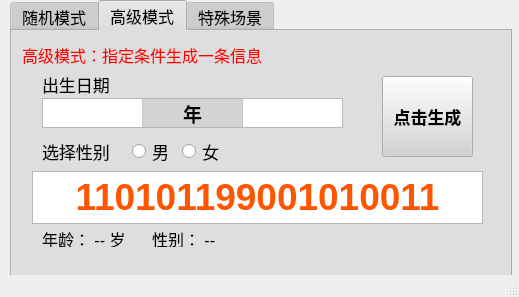
<?xml version="1.0" encoding="UTF-8"?>
<ui version="4.0">
 <class>MainWindow</class>
 <widget class="QMainWindow" name="MainWindow">
  <property name="geometry">
   <rect>
    <x>0</x>
    <y>0</y>
    <width>519</width>
    <height>297</height>
   </rect>
  </property>
  <property name="windowTitle">
   <string>测试辅助工具</string>
  </property>
  <property name="windowIcon">
   <iconset>
    <normaloff>C:/Users/Felix/Desktop/问号/ooopic_1528679673.ico</normaloff>
    <normalon>C:/Users/Felix/Desktop/问号/ooopic_1528679673.ico</normalon>C:/Users/Felix/Desktop/问号/ooopic_1528679673.ico</iconset>
  </property>
  <property name="toolTipDuration">
   <number>0</number>
  </property>
  <widget class="QWidget" name="centralwidget">
   <property name="sizePolicy">
    <sizepolicy hsizetype="Preferred" vsizetype="Preferred">
     <horstretch>0</horstretch>
     <verstretch>0</verstretch>
    </sizepolicy>
   </property>
   <widget class="QTabWidget" name="tabWidget">
    <property name="geometry">
     <rect>
      <x>10</x>
      <y>0</y>
      <width>502</width>
      <height>281</height>
     </rect>
    </property>
    <property name="sizePolicy">
     <sizepolicy hsizetype="Expanding" vsizetype="Expanding">
      <horstretch>0</horstretch>
      <verstretch>0</verstretch>
     </sizepolicy>
    </property>
    <property name="palette">
     <palette>
      <active>
       <colorrole role="Button">
        <brush brushstyle="SolidPattern">
         <color alpha="255">
          <red>211</red>
          <green>211</green>
          <blue>211</blue>
         </color>
        </brush>
       </colorrole>
      </active>
      <inactive>
       <colorrole role="Button">
        <brush brushstyle="SolidPattern">
         <color alpha="255">
          <red>211</red>
          <green>211</green>
          <blue>211</blue>
         </color>
        </brush>
       </colorrole>
      </inactive>
      <disabled>
       <colorrole role="Button">
        <brush brushstyle="SolidPattern">
         <color alpha="255">
          <red>211</red>
          <green>211</green>
          <blue>211</blue>
         </color>
        </brush>
       </colorrole>
      </disabled>
     </palette>
    </property>
    <property name="font">
     <font>
      <family>Arial</family>
      <pointsize>12</pointsize>
     </font>
    </property>
    <property name="currentIndex">
     <number>1</number>
    </property>
    <widget class="QWidget" name="tab1">
     <property name="font">
      <font>
       <family>Arial</family>
       <pointsize>11</pointsize>
       <weight>75</weight>
       <bold>true</bold>
      </font>
     </property>
     <attribute name="title">
      <string>随机模式</string>
     </attribute>
     <widget class="QTableWidget" name="tableWidget">
      <property name="geometry">
       <rect>
        <x>0</x>
        <y>50</y>
        <width>501</width>
        <height>192</height>
       </rect>
      </property>
      <property name="sizePolicy">
       <sizepolicy hsizetype="Expanding" vsizetype="Expanding">
        <horstretch>0</horstretch>
        <verstretch>0</verstretch>
       </sizepolicy>
      </property>
      <property name="minimumSize">
       <size>
        <width>481</width>
        <height>192</height>
       </size>
      </property>
      <property name="rowCount">
       <number>6</number>
      </property>
      <property name="columnCount">
       <number>6</number>
      </property>
      <attribute name="horizontalHeaderVisible">
       <bool>false</bool>
      </attribute>
      <attribute name="horizontalHeaderMinimumSectionSize">
       <number>25</number>
      </attribute>
      <attribute name="verticalHeaderVisible">
       <bool>false</bool>
      </attribute>
      <row/>
      <row/>
      <row/>
      <row/>
      <row/>
      <row/>
      <column/>
      <column/>
      <column/>
      <column/>
      <column/>
      <column/>
      <item row="0" column="0">
       <property name="text">
        <string>序号</string>
       </property>
       <property name="font">
        <font>
         <pointsize>10</pointsize>
         <weight>75</weight>
         <bold>true</bold>
        </font>
       </property>
       <property name="textAlignment">
        <set>AlignCenter</set>
       </property>
       <property name="flags">
        <set>ItemIsSelectable|ItemIsUserCheckable|ItemIsEnabled</set>
       </property>
      </item>
      <item row="0" column="1">
       <property name="text">
        <string>姓名</string>
       </property>
       <property name="font">
        <font>
         <pointsize>10</pointsize>
         <weight>75</weight>
         <bold>true</bold>
        </font>
       </property>
       <property name="textAlignment">
        <set>AlignCenter</set>
       </property>
       <property name="flags">
        <set>ItemIsSelectable|ItemIsUserCheckable|ItemIsEnabled</set>
       </property>
      </item>
      <item row="0" column="2">
       <property name="text">
        <string>性别</string>
       </property>
       <property name="font">
        <font>
         <pointsize>10</pointsize>
         <weight>75</weight>
         <bold>true</bold>
        </font>
       </property>
       <property name="textAlignment">
        <set>AlignCenter</set>
       </property>
       <property name="flags">
        <set>ItemIsSelectable|ItemIsUserCheckable|ItemIsEnabled</set>
       </property>
      </item>
      <item row="0" column="3">
       <property name="text">
        <string>出生年月日</string>
       </property>
       <property name="font">
        <font>
         <pointsize>10</pointsize>
         <weight>75</weight>
         <bold>true</bold>
        </font>
       </property>
       <property name="textAlignment">
        <set>AlignCenter</set>
       </property>
       <property name="flags">
        <set>ItemIsSelectable|ItemIsUserCheckable|ItemIsEnabled</set>
       </property>
      </item>
      <item row="0" column="4">
       <property name="text">
        <string>年龄</string>
       </property>
       <property name="font">
        <font>
         <pointsize>10</pointsize>
         <weight>75</weight>
         <bold>true</bold>
        </font>
       </property>
       <property name="textAlignment">
        <set>AlignCenter</set>
       </property>
       <property name="flags">
        <set>ItemIsSelectable|ItemIsUserCheckable|ItemIsEnabled</set>
       </property>
      </item>
      <item row="0" column="5">
       <property name="text">
        <string>证件号码</string>
       </property>
       <property name="font">
        <font>
         <pointsize>10</pointsize>
         <weight>75</weight>
         <bold>true</bold>
        </font>
       </property>
       <property name="textAlignment">
        <set>AlignCenter</set>
       </property>
       <property name="flags">
        <set>ItemIsSelectable|ItemIsUserCheckable|ItemIsEnabled</set>
       </property>
      </item>
      <item row="1" column="0">
       <property name="text">
        <string>1</string>
       </property>
       <property name="textAlignment">
        <set>AlignCenter</set>
       </property>
       <property name="flags">
        <set>ItemIsSelectable|ItemIsDragEnabled|ItemIsEnabled</set>
       </property>
      </item>
      <item row="1" column="1">
       <property name="text">
        <string/>
       </property>
       <property name="textAlignment">
        <set>AlignCenter</set>
       </property>
      </item>
      <item row="1" column="2">
       <property name="text">
        <string/>
       </property>
       <property name="textAlignment">
        <set>AlignCenter</set>
       </property>
      </item>
      <item row="1" column="3">
       <property name="text">
        <string/>
       </property>
       <property name="textAlignment">
        <set>AlignCenter</set>
       </property>
      </item>
      <item row="1" column="4">
       <property name="text">
        <string/>
       </property>
       <property name="textAlignment">
        <set>AlignCenter</set>
       </property>
      </item>
      <item row="1" column="5">
       <property name="text">
        <string/>
       </property>
       <property name="textAlignment">
        <set>AlignCenter</set>
       </property>
      </item>
      <item row="2" column="0">
       <property name="text">
        <string>2</string>
       </property>
       <property name="textAlignment">
        <set>AlignCenter</set>
       </property>
       <property name="flags">
        <set>ItemIsSelectable|ItemIsDragEnabled|ItemIsEnabled</set>
       </property>
      </item>
      <item row="2" column="1">
       <property name="text">
        <string/>
       </property>
       <property name="textAlignment">
        <set>AlignCenter</set>
       </property>
      </item>
      <item row="2" column="2">
       <property name="text">
        <string/>
       </property>
       <property name="textAlignment">
        <set>AlignCenter</set>
       </property>
      </item>
      <item row="2" column="3">
       <property name="text">
        <string/>
       </property>
       <property name="textAlignment">
        <set>AlignCenter</set>
       </property>
      </item>
      <item row="2" column="4">
       <property name="text">
        <string/>
       </property>
       <property name="textAlignment">
        <set>AlignCenter</set>
       </property>
      </item>
      <item row="2" column="5">
       <property name="text">
        <string/>
       </property>
       <property name="textAlignment">
        <set>AlignCenter</set>
       </property>
      </item>
      <item row="3" column="0">
       <property name="text">
        <string>3</string>
       </property>
       <property name="textAlignment">
        <set>AlignCenter</set>
       </property>
       <property name="flags">
        <set>ItemIsSelectable|ItemIsDragEnabled|ItemIsEnabled</set>
       </property>
      </item>
      <item row="3" column="1">
       <property name="text">
        <string/>
       </property>
       <property name="textAlignment">
        <set>AlignCenter</set>
       </property>
      </item>
      <item row="3" column="2">
       <property name="text">
        <string/>
       </property>
       <property name="textAlignment">
        <set>AlignCenter</set>
       </property>
      </item>
      <item row="3" column="3">
       <property name="text">
        <string/>
       </property>
       <property name="textAlignment">
        <set>AlignCenter</set>
       </property>
      </item>
      <item row="3" column="4">
       <property name="text">
        <string/>
       </property>
       <property name="textAlignment">
        <set>AlignCenter</set>
       </property>
      </item>
      <item row="3" column="5">
       <property name="text">
        <string/>
       </property>
       <property name="textAlignment">
        <set>AlignCenter</set>
       </property>
      </item>
      <item row="4" column="0">
       <property name="text">
        <string>4</string>
       </property>
       <property name="textAlignment">
        <set>AlignCenter</set>
       </property>
       <property name="flags">
        <set>ItemIsSelectable|ItemIsDragEnabled|ItemIsEnabled</set>
       </property>
      </item>
      <item row="4" column="1">
       <property name="text">
        <string/>
       </property>
       <property name="textAlignment">
        <set>AlignCenter</set>
       </property>
      </item>
      <item row="4" column="2">
       <property name="text">
        <string/>
       </property>
       <property name="textAlignment">
        <set>AlignCenter</set>
       </property>
      </item>
      <item row="4" column="3">
       <property name="text">
        <string/>
       </property>
       <property name="textAlignment">
        <set>AlignCenter</set>
       </property>
      </item>
      <item row="4" column="4">
       <property name="text">
        <string/>
       </property>
       <property name="textAlignment">
        <set>AlignCenter</set>
       </property>
      </item>
      <item row="4" column="5">
       <property name="text">
        <string/>
       </property>
       <property name="textAlignment">
        <set>AlignCenter</set>
       </property>
      </item>
      <item row="5" column="0">
       <property name="text">
        <string>5</string>
       </property>
       <property name="textAlignment">
        <set>AlignCenter</set>
       </property>
       <property name="flags">
        <set>ItemIsSelectable|ItemIsDragEnabled|ItemIsEnabled</set>
       </property>
      </item>
      <item row="5" column="1">
       <property name="text">
        <string/>
       </property>
       <property name="textAlignment">
        <set>AlignCenter</set>
       </property>
      </item>
      <item row="5" column="2">
       <property name="text">
        <string/>
       </property>
       <property name="textAlignment">
        <set>AlignCenter</set>
       </property>
      </item>
      <item row="5" column="3">
       <property name="text">
        <string/>
       </property>
       <property name="textAlignment">
        <set>AlignCenter</set>
       </property>
      </item>
      <item row="5" column="4">
       <property name="text">
        <string/>
       </property>
       <property name="textAlignment">
        <set>AlignCenter</set>
       </property>
      </item>
      <item row="5" column="5">
       <property name="text">
        <string/>
       </property>
       <property name="textAlignment">
        <set>AlignCenter</set>
       </property>
      </item>
     </widget>
     <widget class="QPushButton" name="pushButton">
      <property name="geometry">
       <rect>
        <x>300</x>
        <y>10</y>
        <width>181</width>
        <height>31</height>
       </rect>
      </property>
      <property name="text">
       <string>点击生成</string>
      </property>
     </widget>
     <widget class="QLabel" name="label_3">
      <property name="geometry">
       <rect>
        <x>10</x>
        <y>8</y>
        <width>261</width>
        <height>31</height>
       </rect>
      </property>
      <property name="font">
       <font>
        <family>Microsoft YaHei UI</family>
        <pointsize>12</pointsize>
        <weight>50</weight>
        <bold>false</bold>
       </font>
      </property>
      <property name="styleSheet">
       <string notr="true">color: rgb(255, 0, 0);</string>
      </property>
      <property name="text">
       <string>随机模式：随机生成5条信息</string>
      </property>
     </widget>
    </widget>
    <widget class="QWidget" name="tab_2">
     <attribute name="title">
      <string>高级模式</string>
     </attribute>
     <widget class="QLabel" name="label">
      <property name="geometry">
       <rect>
        <x>30</x>
        <y>43</y>
        <width>141</width>
        <height>21</height>
       </rect>
      </property>
      <property name="font">
       <font>
        <pointsize>13</pointsize>
       </font>
      </property>
      <property name="text">
       <string>出生日期</string>
      </property>
     </widget>
     <widget class="QTableWidget" name="tableWidget_birthInfo">
      <property name="geometry">
       <rect>
        <x>30</x>
        <y>67</y>
        <width>301</width>
        <height>30</height>
       </rect>
      </property>
      <property name="verticalScrollBarPolicy">
       <enum>Qt::ScrollBarAlwaysOff</enum>
      </property>
      <property name="horizontalScrollBarPolicy">
       <enum>Qt::ScrollBarAlwaysOff</enum>
      </property>
      <property name="showGrid">
       <bool>true</bool>
      </property>
      <property name="gridStyle">
       <enum>Qt::SolidLine</enum>
      </property>
      <property name="sortingEnabled">
       <bool>false</bool>
      </property>
      <property name="rowCount">
       <number>1</number>
      </property>
      <property name="columnCount">
       <number>6</number>
      </property>
      <attribute name="horizontalHeaderVisible">
       <bool>false</bool>
      </attribute>
      <attribute name="verticalHeaderVisible">
       <bool>false</bool>
      </attribute>
      <row/>
      <column/>
      <column/>
      <column/>
      <column/>
      <column/>
      <column/>
      <item row="0" column="0">
       <property name="text">
        <string/>
       </property>
       <property name="font">
        <font>
         <pointsize>12</pointsize>
        </font>
       </property>
       <property name="textAlignment">
        <set>AlignCenter</set>
       </property>
      </item>
      <item row="0" column="1">
       <property name="text">
        <string>年</string>
       </property>
       <property name="font">
        <font>
         <family>Microsoft JhengHei UI</family>
         <pointsize>14</pointsize>
         <weight>75</weight>
         <bold>true</bold>
        </font>
       </property>
       <property name="textAlignment">
        <set>AlignCenter</set>
       </property>
       <property name="background">
        <brush brushstyle="SolidPattern">
         <color alpha="255">
          <red>211</red>
          <green>211</green>
          <blue>211</blue>
         </color>
        </brush>
       </property>
       <property name="foreground">
        <brush brushstyle="NoBrush">
         <color alpha="255">
          <red>0</red>
          <green>0</green>
          <blue>0</blue>
         </color>
        </brush>
       </property>
       <property name="flags">
        <set>ItemIsDragEnabled|ItemIsUserCheckable|ItemIsEnabled</set>
       </property>
      </item>
      <item row="0" column="2">
       <property name="text">
        <string/>
       </property>
       <property name="font">
        <font>
         <pointsize>12</pointsize>
        </font>
       </property>
       <property name="textAlignment">
        <set>AlignCenter</set>
       </property>
      </item>
      <item row="0" column="3">
       <property name="text">
        <string>月</string>
       </property>
       <property name="font">
        <font>
         <family>Microsoft JhengHei UI</family>
         <pointsize>14</pointsize>
         <weight>75</weight>
         <bold>true</bold>
        </font>
       </property>
       <property name="textAlignment">
        <set>AlignCenter</set>
       </property>
       <property name="background">
        <brush brushstyle="SolidPattern">
         <color alpha="255">
          <red>211</red>
          <green>211</green>
          <blue>211</blue>
         </color>
        </brush>
       </property>
       <property name="foreground">
        <brush brushstyle="NoBrush">
         <color alpha="255">
          <red>0</red>
          <green>0</green>
          <blue>0</blue>
         </color>
        </brush>
       </property>
       <property name="flags">
        <set>ItemIsDragEnabled|ItemIsUserCheckable|ItemIsEnabled</set>
       </property>
      </item>
      <item row="0" column="4">
       <property name="text">
        <string/>
       </property>
       <property name="font">
        <font>
         <pointsize>12</pointsize>
        </font>
       </property>
       <property name="textAlignment">
        <set>AlignCenter</set>
       </property>
      </item>
      <item row="0" column="5">
       <property name="text">
        <string>日</string>
       </property>
       <property name="font">
        <font>
         <family>Microsoft JhengHei UI</family>
         <pointsize>14</pointsize>
         <weight>75</weight>
         <bold>true</bold>
        </font>
       </property>
       <property name="textAlignment">
        <set>AlignCenter</set>
       </property>
       <property name="background">
        <brush brushstyle="SolidPattern">
         <color alpha="255">
          <red>211</red>
          <green>211</green>
          <blue>211</blue>
         </color>
        </brush>
       </property>
       <property name="foreground">
        <brush brushstyle="NoBrush">
         <color alpha="255">
          <red>0</red>
          <green>0</green>
          <blue>0</blue>
         </color>
        </brush>
       </property>
       <property name="flags">
        <set>ItemIsDragEnabled|ItemIsUserCheckable|ItemIsEnabled</set>
       </property>
      </item>
     </widget>
     <widget class="QRadioButton" name="radioButton_Boy">
      <property name="geometry">
       <rect>
        <x>120</x>
        <y>105</y>
        <width>51</width>
        <height>31</height>
       </rect>
      </property>
      <property name="font">
       <font>
        <pointsize>13</pointsize>
       </font>
      </property>
      <property name="text">
       <string>男</string>
      </property>
     </widget>
     <widget class="QRadioButton" name="radioButton_Girl">
      <property name="geometry">
       <rect>
        <x>170</x>
        <y>105</y>
        <width>51</width>
        <height>31</height>
       </rect>
      </property>
      <property name="font">
       <font>
        <pointsize>13</pointsize>
       </font>
      </property>
      <property name="text">
       <string>女</string>
      </property>
     </widget>
     <widget class="QLabel" name="label_2">
      <property name="geometry">
       <rect>
        <x>30</x>
        <y>105</y>
        <width>91</width>
        <height>31</height>
       </rect>
      </property>
      <property name="font">
       <font>
        <pointsize>13</pointsize>
       </font>
      </property>
      <property name="text">
       <string>选择性别</string>
      </property>
     </widget>
     <widget class="QPushButton" name="pushButton_GJSC">
      <property name="geometry">
       <rect>
        <x>370</x>
        <y>45</y>
        <width>91</width>
        <height>81</height>
       </rect>
      </property>
      <property name="font">
       <font>
        <pointsize>13</pointsize>
        <weight>75</weight>
        <bold>true</bold>
       </font>
      </property>
      <property name="text">
       <string>点击生成</string>
      </property>
     </widget>
     <widget class="QTextBrowser" name="textBrowser_IDShow">
      <property name="geometry">
       <rect>
        <x>20</x>
        <y>140</y>
        <width>451</width>
        <height>53</height>
       </rect>
      </property>
      <property name="verticalScrollBarPolicy">
       <enum>Qt::ScrollBarAlwaysOff</enum>
      </property>
      <property name="horizontalScrollBarPolicy">
       <enum>Qt::ScrollBarAlwaysOff</enum>
      </property>
      <property name="html">
       <string>&lt;!DOCTYPE HTML PUBLIC &quot;-//W3C//DTD HTML 4.0//EN&quot; &quot;http://www.w3.org/TR/REC-html40/strict.dtd&quot;&gt;
&lt;html&gt;&lt;head&gt;&lt;meta name=&quot;qrichtext&quot; content=&quot;1&quot; /&gt;&lt;style type=&quot;text/css&quot;&gt;
p, li { white-space: pre-wrap; }
&lt;/style&gt;&lt;/head&gt;&lt;body style=&quot; font-family:'Arial'; font-size:12pt; font-weight:400; font-style:normal;&quot;&gt;
&lt;p align=&quot;center&quot; style=&quot; margin-top:0px; margin-bottom:0px; margin-left:0px; margin-right:0px; -qt-block-indent:0; text-indent:0px;&quot;&gt;&lt;span style=&quot; font-size:28pt; font-weight:600; color:#ff5500;&quot;&gt;110101199001010011&lt;/span&gt;&lt;/p&gt;&lt;/body&gt;&lt;/html&gt;</string>
      </property>
     </widget>
     <widget class="QLabel" name="label_4">
      <property name="geometry">
       <rect>
        <x>10</x>
        <y>8</y>
        <width>271</width>
        <height>31</height>
       </rect>
      </property>
      <property name="font">
       <font>
        <family>Microsoft YaHei UI</family>
        <pointsize>12</pointsize>
        <weight>50</weight>
        <bold>false</bold>
       </font>
      </property>
      <property name="styleSheet">
       <string notr="true">color: rgb(255, 0, 0);</string>
      </property>
      <property name="text">
       <string>高级模式：指定条件生成一条信息</string>
      </property>
     </widget>
     <widget class="QLabel" name="label_birthinfo_Error">
      <property name="geometry">
       <rect>
        <x>140</x>
        <y>48</y>
        <width>191</width>
        <height>16</height>
       </rect>
      </property>
      <property name="text">
       <string/>
      </property>
     </widget>
     <widget class="QLabel" name="label_Age">
      <property name="geometry">
       <rect>
        <x>30</x>
        <y>200</y>
        <width>101</width>
        <height>16</height>
       </rect>
      </property>
      <property name="text">
       <string>年龄： -- 岁</string>
      </property>
     </widget>
     <widget class="QLabel" name="label_Sex">
      <property name="geometry">
       <rect>
        <x>140</x>
        <y>200</y>
        <width>81</width>
        <height>16</height>
       </rect>
      </property>
      <property name="text">
       <string>性别： --</string>
      </property>
     </widget>
    </widget>
    <widget class="QWidget" name="tab3">
     <attribute name="title">
      <string>特殊场景</string>
     </attribute>
     <widget class="QLabel" name="label_5">
      <property name="geometry">
       <rect>
        <x>190</x>
        <y>100</y>
        <width>111</width>
        <height>16</height>
       </rect>
      </property>
      <property name="styleSheet">
       <string notr="true">color: rgb(255, 0, 0);</string>
      </property>
      <property name="text">
       <string>此功能还没做！</string>
      </property>
     </widget>
    </widget>
   </widget>
  </widget>
  <widget class="QMenuBar" name="menubar">
   <property name="geometry">
    <rect>
     <x>0</x>
     <y>0</y>
     <width>519</width>
     <height>23</height>
    </rect>
   </property>
  </widget>
  <widget class="QStatusBar" name="statusbar"/>
 </widget>
 <resources/>
 <connections/>
</ui>
